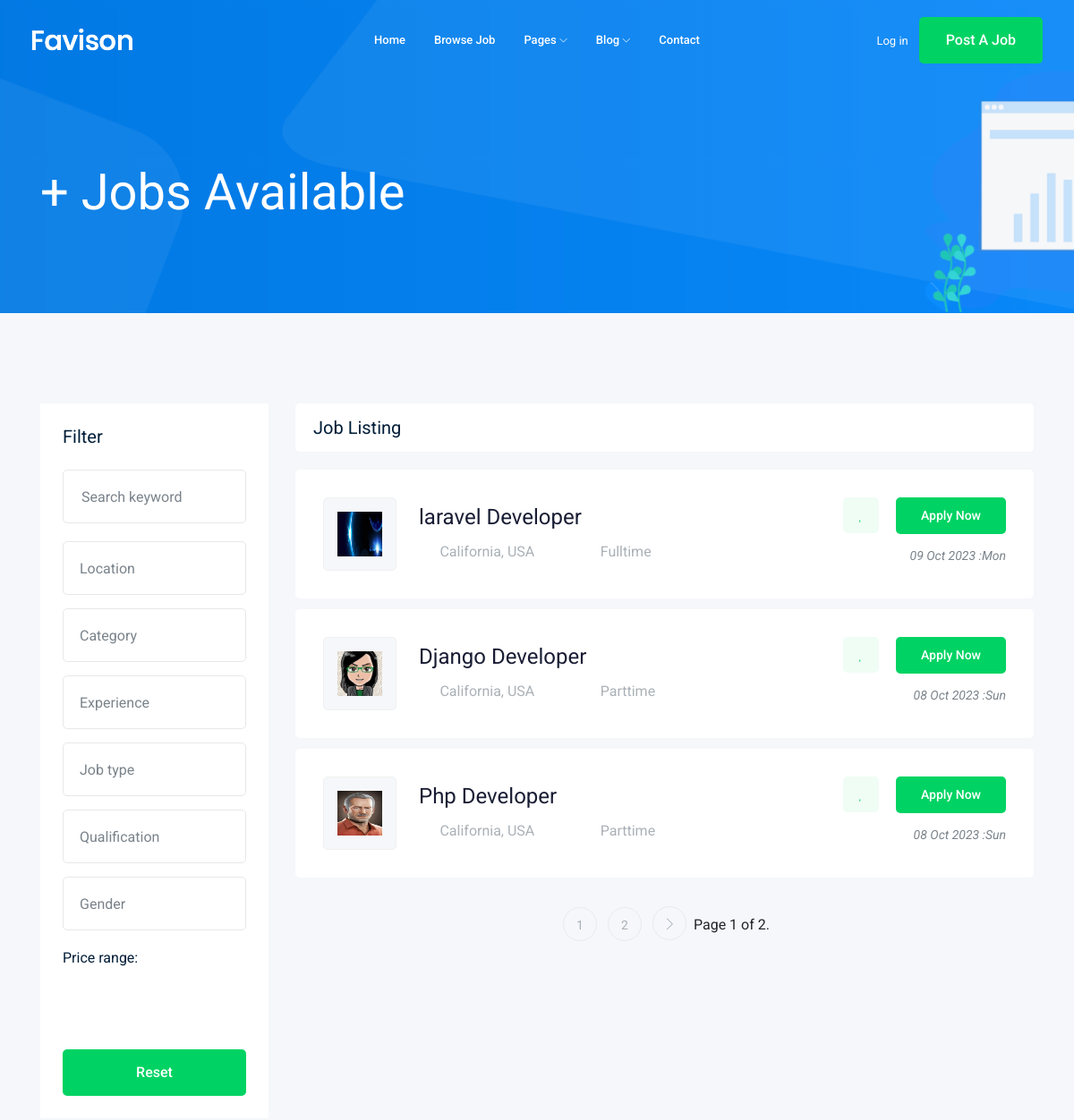
The page /jobs/ (upper part) on the database as committed earlier.
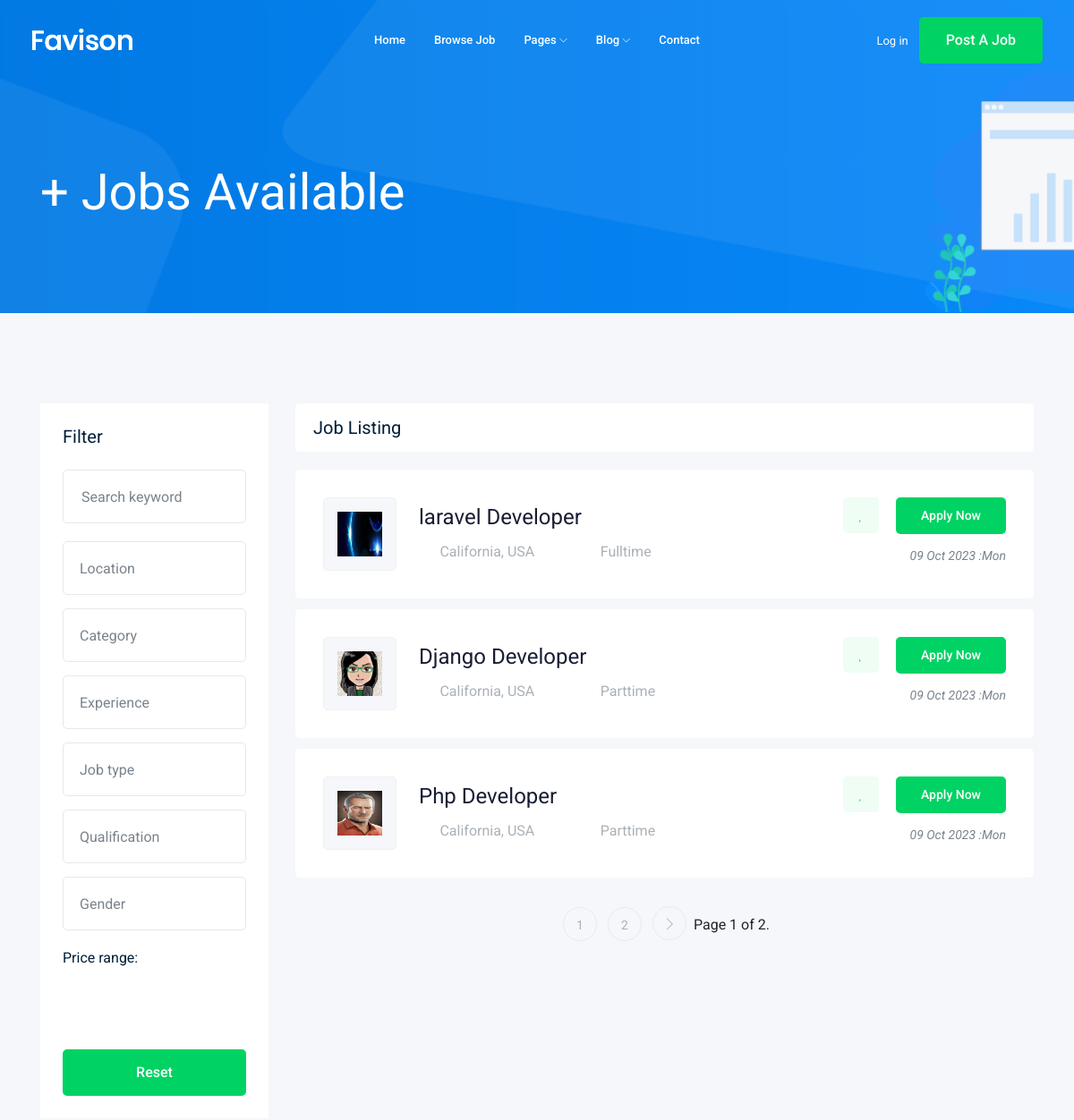
The same page on the database as committed later.
### job/models.py (models this page shows, shortened)
class Job(models.Model):
    job_choices = [('Fulltime','Fulltime'),
                    ('Parttime','Parttime'),
    ]
    owner = models.ForeignKey(User,related_name="job_owner",on_delete=models.CASCADE)
    title = models.CharField(max_length=100)
    job_type = models.CharField(max_length=50,choices=job_choices,default='')
    description = models.TextField(max_length=3000,null=True,blank=True)
    published_at = models.DateTimeField(auto_now=True)
    vacancy = models.IntegerField(default=1)
    salary = models.IntegerField(default=0)
    category = models.ForeignKey('Category',on_delete=models.CASCADE)
    experience = models.IntegerField(default=1)
    image = models.ImageField(upload_to='jobs/')
    slug = models.SlugField(null=True,blank=True)

### job/views.py (the view)
# urls.py: path('', views.job_list,name='job_list' ),
def job_list(request):
    job_list =Job.objects.all()
    paginator = Paginator(job_list, 3)
    page_number = request.GET.get('page')
    page_obj = paginator.get_page(page_number)
    context = {'jobs':page_obj}
    return render(request, 'job/job_list.html',context)

### job/templates/job/job_list.html (shortened to what the changed rows need)
{%extends 'base.html' %}
{% block body%}
<div class="job_listing_area plus_padding">
    <div class="container">
        <div class="row">
            <div class="col-lg-9">
                <div class="job_lists m-0">
                    <div class="row">
                        {%for job in jobs%}
                        <div class="col-lg-12 col-md-12">
                            <div class="single_jobs white-bg d-flex justify-content-between">
                                <div class="jobs_left d-flex align-items-center">
                                    <div class="thumb">
                                        <img style="width: 50px;height:50px" src="{{job.image.url}}" alt="">
                                    </div>
                                    <div class="jobs_conetent">
                                        <a href="{% url 'jobs:job_detail' job.slug job.id %}">
                                            <h4>{{job.title}}</h4>
                                        </a>
                                        <div class="links_locat d-flex align-items-center">
                                            <div class="location">
                                                <p> <i class="fa fa-map-marker"></i> California, USA</p>
                                            </div>
                                            <div class="location">
                                                <p> <i class="fa fa-clock-o"></i> {{job.job_type}}</p>
                                            </div>
                                        </div>
                                    </div>
                                </div>
                                <div class="jobs_right">
                                    <div class="apply_now">
                                        <a class="heart_mark" href="#"> <i class="fa fa-heart"></i> </a>
                                        <a href="{% url 'jobs:job_detail' job.slug job.id %}" class="boxed-btn3">Apply
                                            Now</a>
                                    </div>
                                    <div class="date">
                                        <p>{{job.published_at|date:'d M o :D'}}</p>
                                    </div>
                                </div>
                            </div>
                        </div>
                        {%endfor%}
                    </div>
                </div>
            </div>
        </div>
    </div>
</div>
{%endblock body %}

Rows that differ between the two databases and show on the page:
changed Job "Django Developer": published_at "08 Oct 2023 :Sun" → "09 Oct 2023 :Mon"
changed Job "Php Developer": published_at "08 Oct 2023 :Sun" → "09 Oct 2023 :Mon"
